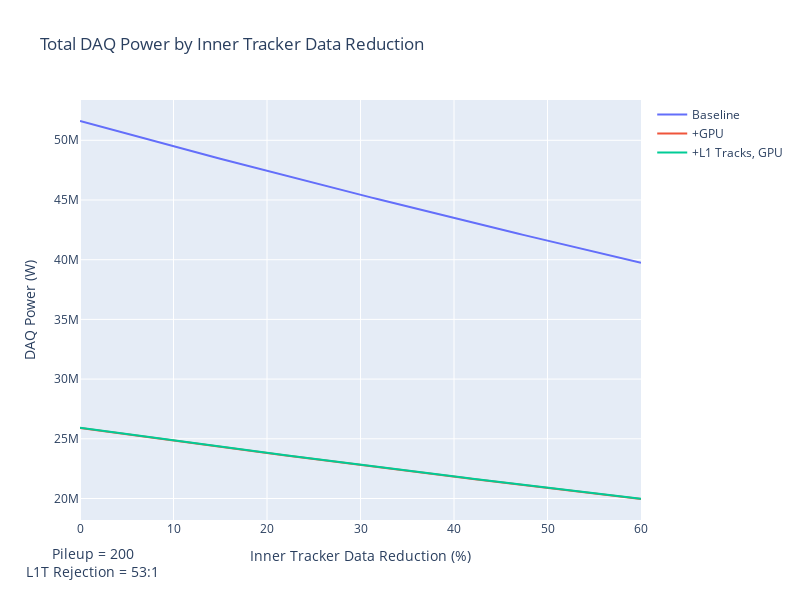

The cell this chart's notebook holds for it:
### Code cell
fig = go.Figure(data = 
                go.Scatter(x = (1 - it_reductions)* 100,
                           y = run5_metrics["power"] ,
                           name = "Baseline"))

fig.add_trace(go.Scatter(x = (1 - it_reductions)* 100,
                           y = run5_metrics_gpu["power"],
                           name = "+GPU"))


fig.add_trace(go.Scatter(x = (1 - it_reductions)* 100,
                           y = run5_metrics_l1t_gpu["power"],
                           name = "+L1 Tracks, GPU"))

fig.update_layout(width =800, height = 600,
                  title = "Total DAQ Power by Inner Tracker Data Reduction",
                  xaxis_title = "Inner Tracker Data Reduction (%)",
                  yaxis_title = "DAQ Power (W)")
fig.add_annotation(x = -0.1, 
                   y = -0.15, 
                   showarrow=False,
                   text = "Pileup = 200<br>L1T Rejection = 53:1", 
                   xref="paper", 
                   yref="paper",
                   font = dict(size = 14))
fig.show()
